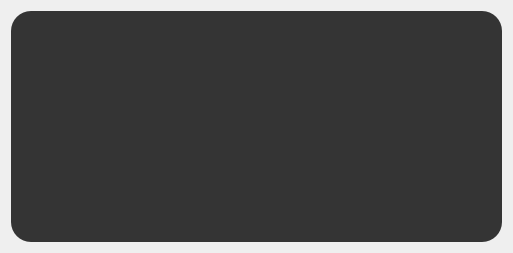
<?xml version="1.0" encoding="UTF-8"?>
<ui version="4.0">
 <class>window</class>
 <widget class="QWidget" name="window">
  <property name="geometry">
   <rect>
    <x>0</x>
    <y>0</y>
    <width>513</width>
    <height>253</height>
   </rect>
  </property>
  <property name="maximumSize">
   <size>
    <width>513</width>
    <height>253</height>
   </size>
  </property>
  <property name="windowTitle">
   <string>Form</string>
  </property>
  <property name="windowOpacity">
   <double>1.000000000000000</double>
  </property>
  <property name="styleSheet">
   <string notr="true"/>
  </property>
  <layout class="QHBoxLayout" name="horizontalLayout">
   <item>
    <widget class="QWidget" name="mainWidget" native="true">
     <property name="enabled">
      <bool>true</bool>
     </property>
     <property name="maximumSize">
      <size>
       <width>495</width>
       <height>235</height>
      </size>
     </property>
     <property name="styleSheet">
      <string notr="true">background-color: rgba(0, 0, 0, 200);
border-radius:20px;</string>
     </property>
    </widget>
   </item>
  </layout>
 </widget>
 <resources/>
 <connections/>
</ui>
